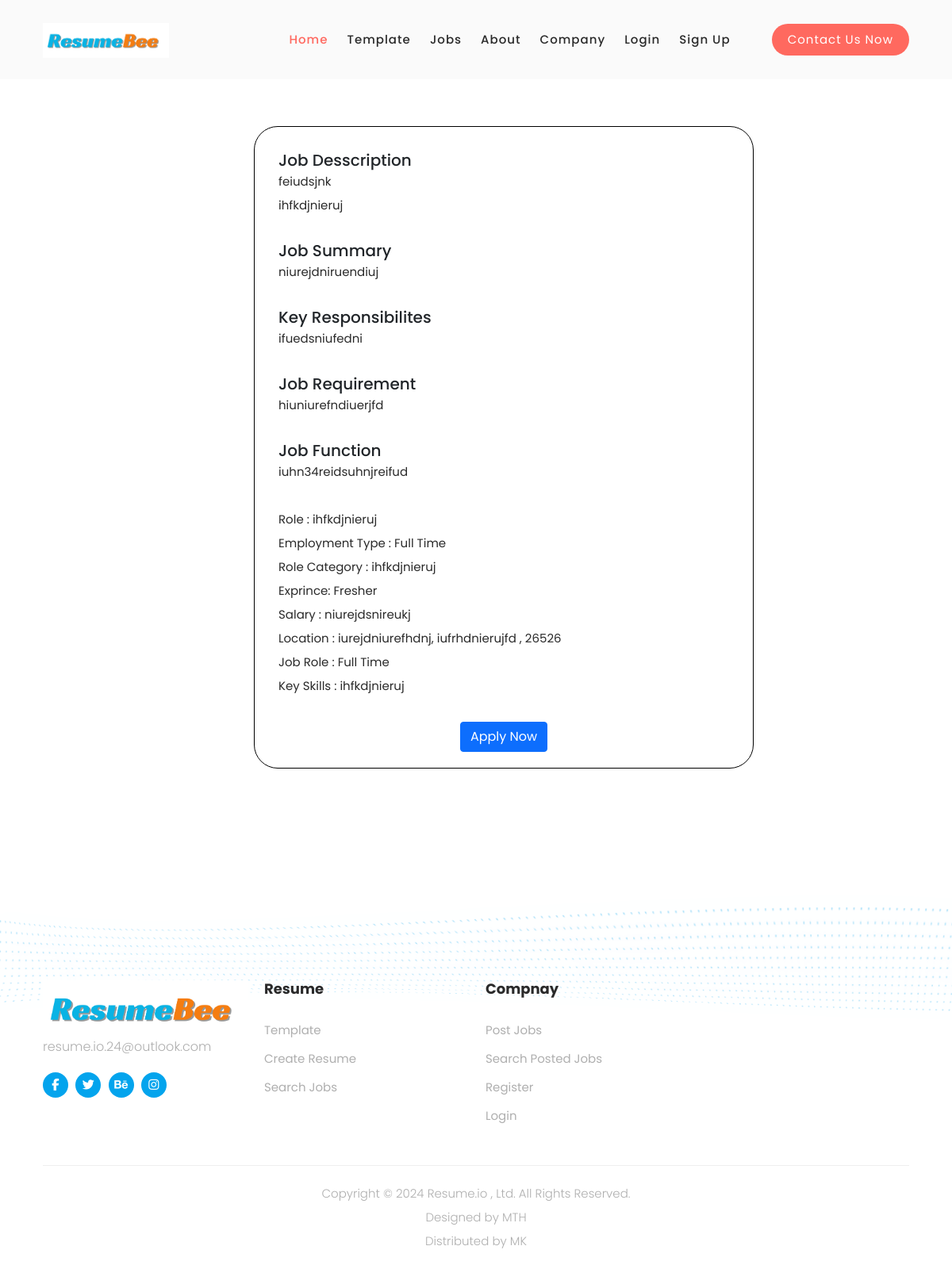
The page /job_details/2/ on the database as committed earlier.
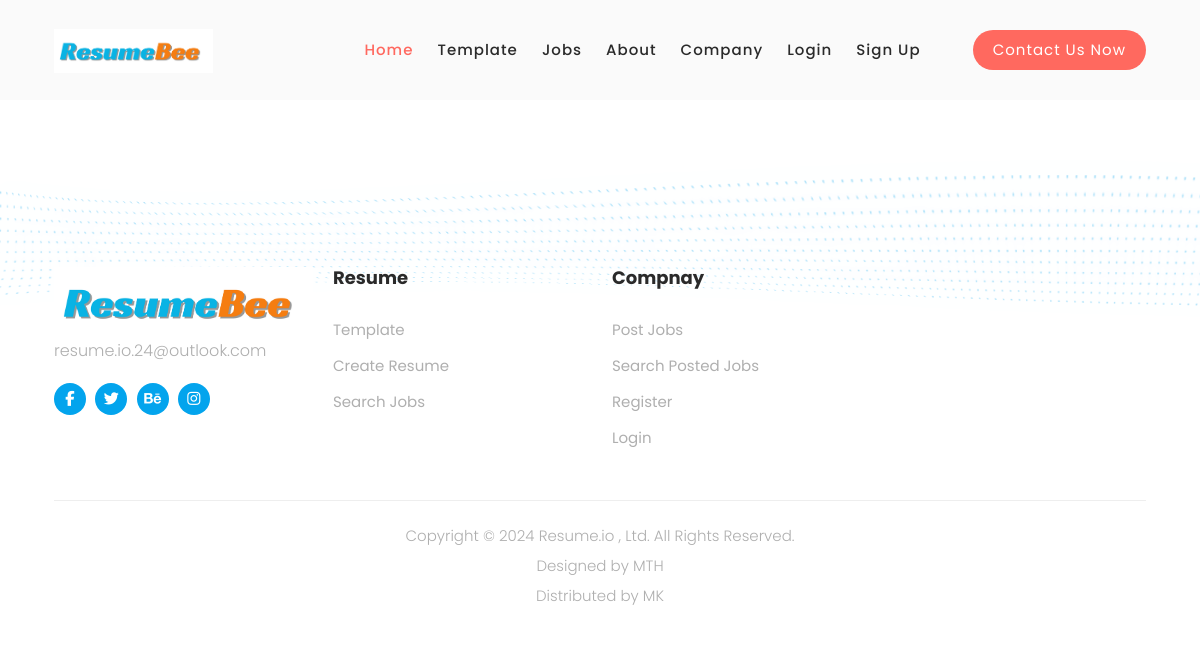
The same page on the database as committed later.
### resume/models.py (models this page shows)
class job_vacancy(models.Model):
     jv_id = models.AutoField(primary_key=True,unique=True)
     jv_name = models.CharField(max_length=50,default="")
     jv_category = models.CharField(max_length=50,default="")
     jv_time = models.CharField(max_length=50,default="")
     jv_location = models.CharField(max_length=50,default="")
     jv_city = models.CharField(max_length=50,default="")
     jv_pincode = models.CharField(max_length=50,default="")
     jv_salary = models.CharField(max_length=50,default="none")
     jv_exprince = models.CharField(max_length=50, default="fresher")
     jv_function = models.CharField(max_length=50,default="")
     jv_description = models.TextField(max_length=100000,default="")
     jv_key_responsibilites = models.TextField(max_length=100000,default="")
     jv_requirements = models.TextField(max_length=100000,default="")
     c_id = models.ForeignKey(Company,on_delete=models.CASCADE,to_field='c_id')

### resume/views.py (the view)
# urls.py: path('job_details/<int:jv_id>/',views.job_details,name='job_details'),
def job_details(request,jv_id):
     job = job_vacancy.objects.filter(jv_id=jv_id)
     j={
          'job':job,
     }
     return render(request,'jobs_details.html',j);

### templates/jobs_details.html (shortened to what this page needs)
<!DOCTYPE html>
<html lang="en">
{% load static %}
<head>
    <link rel="stylesheet" href="https://cdnjs.cloudflare.com/ajax/libs/font-awesome/6.5.1/css/all.min.css"
 />
</head>
<body>
     {% include 'navbar.html'%}
    {% for i in job %}
    <div class="job">
        <div class="job1">
            <h5>Job Desscription</h5>
            <p>{{i.jv_name}}
            </p>
            <p>{{i.jv_category}}</p>
            </div>
        <div class="key">
            <h5>Job Summary</h5>
            <p>{{i.jv_description}}</p>
        </div>
        <div class="qua">
            <h5>Key Responsibilites</h5>
            <p>{{i.jv_key_responsibilites}}</p>
        </div>
        <div class="qua">
            <h5>Job Requirement</h5>
            <p>{{i.jv_requirements}}</p>
        </div>
        <div class="qua">
            <h5>Job Function</h5>
            <p>{{i.jv_function}}</p>
        </div>
        <div class="role">
            <p>Role : {{i.jv_category}}</p>
            <p>Employment Type : {{i.jv_time}}</p>
            <p>Role Category : {{i.jv_category}}</p>
            <p>Exprince: {{i.jv_exprince}}</p>
            <p>Salary : {{i.jv_salary}}</p>
            <p>Location : {{i.jv_location}}, {{i.jv_city}}, {{i.jv_pincode}}</p>
            <p>Job Role : {{i.jv_time}}</p>
            <p>Key Skills : {{i.jv_category}} </p>
        </div>
        <center><a  href="{% url 'apply' i.jv_id %}">
            <button class="b btn btn-primary"> Apply Now </button>
            </a>
    </div>
    {% endfor %}
    {% include 'footer.html'%}
</body>
</html>

### templates/navbar.html (shortened to what this page needs)
<!doctype html>
<html lang="en">
<head>
  {% load static %}
  <link href="https://cdn.jsdelivr.net/npm/bootstrap@5.3.2/dist/css/bootstrap.min.css" rel="stylesheet"
>
  <link href="{% static 'css/nav_bar.css' %}" rel="stylesheet">
  <link rel="stylesheet" href="{% static 'css/fontawesome.css' %} ">
  <link rel="stylesheet" href="{% static 'css/templa.css' %} ">
  <link rel="stylesheet" href="{% static 'css/animated.css' %}">
  <link rel="stylesheet" href="{% static 'css/owl.css' %} ">
</head>
<body>
  <header class="header-area header-sticky wow slideInDown" data-wow-duration="0.75s" data-wow-delay="0s">
    <div class="container">
      <div class="row">
        <div class="col-12">
          <nav class="main-nav">
            <a href="{% url 'home' %}" class="logo">
              <img src="{% static 'images/Resume.png' %}">
            </a>
            <ul class="nav">
              <li class="scroll-to-section"><a href="/" class="active">Home</a></li>
              <li class="scroll-to-section"><a href="{% url 'template' %}">Template</a></li>
              <li class="scroll-to-section"><a href="{% url 'job' %}">Jobs</a></li>
              <li class="scroll-to-section"><a href="{% url 'home' %}#about">About</a></li>
              <li class="scroll-to-section"><div class="dropdown">
                <a href class="dropbtn">Company</a>
              </div></li>
              {% if not user.is_authenticated %}
              <li class="scroll-to-section"><a href="{% url 'login' %}">Login</a></li>
              <li class="scroll-to-section"><a href="{% url 'sing_up' %}">Sign Up</a></li>
              {% endif %}
              <li class="scroll-to-section"><div class="main-red-button-hover"><a href="#contact">Contact Us Now</a></div></li>
            </ul>
          </nav>
        </div>
      </div>
    </div>
  </header>
</body>
</html>

### templates/footer.html (shortened to what this page needs)
<!DOCTYPE html>
<html lang="en">
<head>
     {% load static %}
    <link href="{% static 'vendor/bootstrap/css/bootstrap.min.css' %}" rel="stylesheet">
    <link rel="stylesheet" href="{% static 'css/fontawesome.css' %}">
    <link rel="stylesheet" href="{% static 'css/templatem1.css' %}">
    <link rel="stylesheet" href="{% static 'css/animated.css' %}">
    <link rel="stylesheet" href="{% static 'css/owl.css' %}">
</head>
<body>
  <div class="footer-dec">
    <img src="{% static 'images/footer-dec.png' %}" alt="">
  </div>
    <footer>
        <div class="container">
          <div class="row">
            <div class="col-lg-3">
              <div class="about footer-item">
                <div class="logo1">
                  <a href="#"><img src="{% static 'images/Resume.png' %}" alt="Onix Digital TemplateMo"></a>
                </div>
                <a href="#">resume.io.24@outlook.com</a>
                <ul>
                  <li><a href="#"><i class="fa fa-facebook"></i></a></li>
                  <li><a href="#"><i class="fa fa-twitter"></i></a></li>
                  <li><a href="#"><i class="fa fa-behance"></i></a></li>
                  <li><a href="#"><i class="fa fa-instagram"></i></a></li>
                </ul>
              </div>
            </div>
            <div class="col-lg-3">
              <div class="services footer-item">
                <h4>Resume</h4>
                <ul>
                  <li><a href="{% url 'template' %}">Template</a></li>
                  <li><a href="{% url 'template' %}">Create Resume</a></li>
                  <li><a href="{% url 'job' %}">Search Jobs</a></li>
                </ul>
              </div>
            </div>
            <div class="col-lg-3">
              <div class="community footer-item">
                <h4>Compnay</h4>
                <ul>
                  <li><a href="#">Post Jobs</a></li>
                  <li><a href="#">Search Posted Jobs</a></li>
                  <li><a href="#">Register</a></li>
                  <li><a href="#">Login</a></li>
                </ul>
              </div>
            </div>
            <div class="col-lg-12">
              <div class="copyright">
                <p>Copyright © 2024 Resume.io , Ltd. All Rights Reserved.
                <br>
                Designed by <a rel="nofollow" title="free CSS templates">MTH</a><br>
                Distributed by <a>MK</a>
              </p>
              </div>
            </div>
          </div>
        </div>
      </footer>
</body>
</html>

### static/css/nav_bar.css (style rules this page uses)
.dropbtn { font-size: 16px; border: none; }
.dropdown { position: relative; display: inline-block; }

Rows that differ between the two databases and show on the page:
removed job_vacancy: jv_name "feiudsjnk", jv_category "ihfkdjnieruj", jv_description "niurejdniruendiuj", jv_key_responsibilites "ifuedsniufedni", jv_requirements "hiuniurefndiuerjfd", jv_function "iuhn34reidsuhnjreifud", jv_time "Full Time", jv_exprince "Fresher", jv_salary "niurejdsnireukj", jv_location "iurejdniurefhdnj", jv_city "iufrhdnierujfd", jv_pincode "26526"
